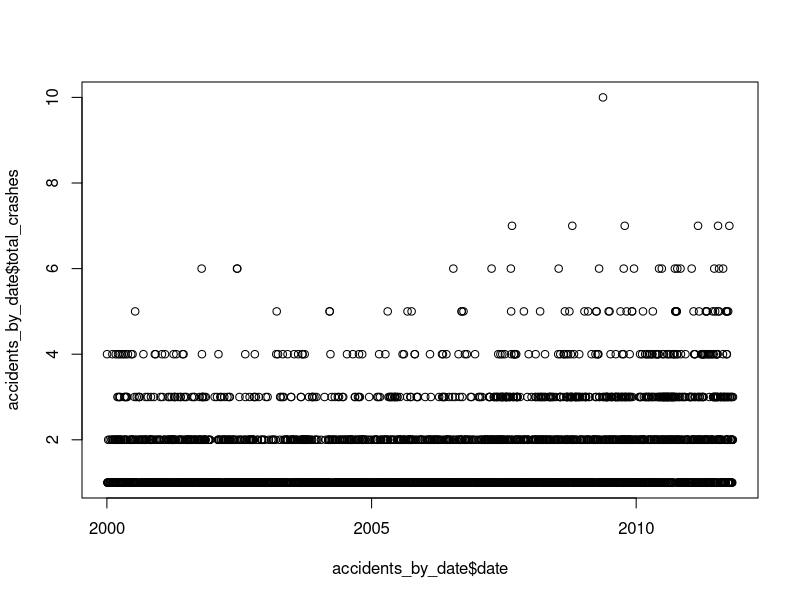

This chart was generated by the following R code: (Note: this script raises an error after producing the figure.)
setwd('~/dataviz-fall-2013/bike-crash/')
#Load datav
data <- read.csv('bike_collision.csv', stringsAsFactors=F)

#Lets make the "date" column actual dates, not characters
data$newDate <- as.Date(data$date, format='%m/%d/%y')

#we need to make our "time" column actual times (ie date), not characters
# data$newTime <- as.Date(data$time, format='%H:%M:%M')

#Now lets add the date (newDate) and time column together
date_time <- paste(data$newDate, data$time)

#aggregate by day
accidents_by_date <- aggregate(data$newDate, list(data$newDate), length)

#renamed the Group.1 and x columns in our new column 'accidents_by_date' "date" and "total crashes"
names(accidents_by_date) <- c("date", "total_crashes")

#plot!
plot(accidents_by_date$date, accidents_by_date$total_crashes)

#But that looks like crap -- too many crashes per day. Let's aggregate crashes per month instead of day
format(data$newDate, format="%m/%y")
month_year <- format(data$newDate, format="%m/%y")

#aggregate
accidents_by_month <- aggregate(data$month_year, list(data$month_year), length)

#rename the columns
names(accidents_by_month) <- c("month", "crashes")

#crap. when we formated we turned our data back into a data.frame. It needs to be a date. lets fix that. 

#Let's add the first of the month becuase it need "day"
paste("01/", accidents_by_month$month)

#get rid of the space
paste("01/", accidents_by_month$month, sep="")

#reformat back into a date and save new column
accidents_by_month$month_as_date <- as.Date(paste("01/", accidents_by_month$month, sep=""), format="%d/%m/%y")

#but we need to order first becuase otherwise our chart looks like a mess! And THEN plot
accidents_by_month <- accidents_by_month[order(accidents_by_month$month_as_date),]
plot(accidents_by_month$month_as_date, accidents_by_month$crashes, type="l")

#Think about plotting on the month and DAY -- throw out the year. Do what we just did but instead of thorwing out day, throw out year



